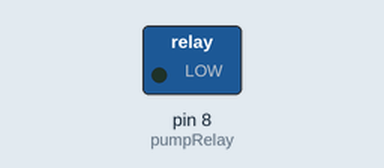
This sketch was run on a simulated Arduino Uno, built with avr-gcc and run on an emulated ATmega328P. Shown: switched loads named in the sketch (green lamp = pin HIGH). The local clock reads 2024-03-15 10:24:30 at power-on unless the sketch sets it; what the sketch prints to the serial monitor is not drawn.

Above: at 5.0 s.
Timing chart, 0 to 26.1 s (numbered marks = the images above):
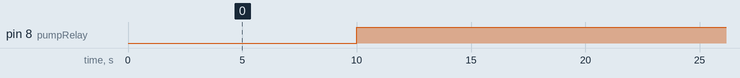

Measured:
- by itself, pin 8 (pumpRelay): alternates HIGH for 20.0 s and LOW for 0.01 s, 4 changes in all, then stays LOW

The sketch:

Pump_relay_UNO_DS1302_RTC2.ino
```cpp
/*
 *
 * ***Currentely on Bore Hole pump***
 *
 *
 * Timer-based automatic pump relay control
 * Using Arduino UNO R3 and DS1302 RTC module
 * version 2.1
 * Changelog:
 * - Fixed automatic restart of pump immediately after power outage
 * - Fixed serial output to avoid the timing falling behind by 40s
*/

#include <virtuabotixRTC.h> // DS1302 RTC module library

// Creation of the Real Time Clock Object
virtuabotixRTC myRTC(5, 6, 7);  // Wiring of the RTC (CLK,DAT,RST)

const int pumpRelay = 8;  // set pump relay pin
int setMinutes = 0; // set timer minutes for pump activation
int setMinutes1 = 0; // set timer minutes for pump activation
int setMinutes2 = 0; // set timer minutes for pump activation
long pumpOperationTime = 20000; // set pump operation time in ms. Note: int datatype can only hold max value 32767.

unsigned long interval = 2000;  // print RTC time every 2s
unsigned long time_now = 0;

void setup() {
  Serial.begin(9600); // open serial port and set the baud rate
  Serial.println("Automated pump relay control with RTC");
  Serial.println("**************************************");
  pinMode(pumpRelay, OUTPUT); // set digital pin pumpRelay as an output

  // Set the current date, and time in the following format:
  // seconds, minutes, hours, day of the week, day of the month, month, year
  myRTC.setDS1302Time(50, 59, 22, 5, 1, 5, 2020); // uncomment line, upload to reset RTC and then comment, upload.

  myRTC.updateTime(); // update of variables for time or accessing the individual elements.

  // Start printing elements as individuals
  Serial.print("Running from preset RTC Date / Time: ");
  Serial.print(myRTC.dayofmonth);
  Serial.print("/");
  Serial.print(myRTC.month);
  Serial.print("/");
  Serial.print(myRTC.year);
  Serial.print(" ");
  Serial.print(myRTC.hours);
  Serial.print(":");
  Serial.print(myRTC.minutes);
  Serial.print(":");
  Serial.println(myRTC.seconds);
}

void loop() {
  myRTC.updateTime(); // update of variables for time or accessing the individual elements.
  // Start printing RTC time elements as individuals
  if (millis() - time_now >= interval)  // non-blocking. prints RTC time every 2 seconds.
  {
    time_now = millis();
    Serial.print("RTC Time: ");
    Serial.print(myRTC.hours);
    Serial.print(":");
    Serial.print(myRTC.minutes);
    Serial.print(":");
    Serial.println(myRTC.seconds);
  }
  if (myRTC.minutes == setMinutes && myRTC.seconds <= (pumpOperationTime / 1000))
  {
    Serial.print("Pump activated at: ");
    Serial.print(myRTC.hours);  // display the current hour from RTC module
    Serial.print(":");
    Serial.print(myRTC.minutes);  // display the current minutes from RTC module
    Serial.print(":");
    Serial.println(myRTC.seconds);  // display the seconds from RTC module
    digitalWrite(pumpRelay, HIGH);  //turns on the pump relay
    Serial.println("*** Pump relay turned ON ***");
    Serial.print("Pump operation time: ");
    Serial.print(pumpOperationTime / 1000); // show time of pump operation in seconds
    Serial.println(" seconds");
    delay(pumpOperationTime); // pump relay operation time
    digitalWrite(pumpRelay, LOW); // turn off the pump relay
    Serial.println("*** Pump relay turned OFF ***");
  }
}
```
